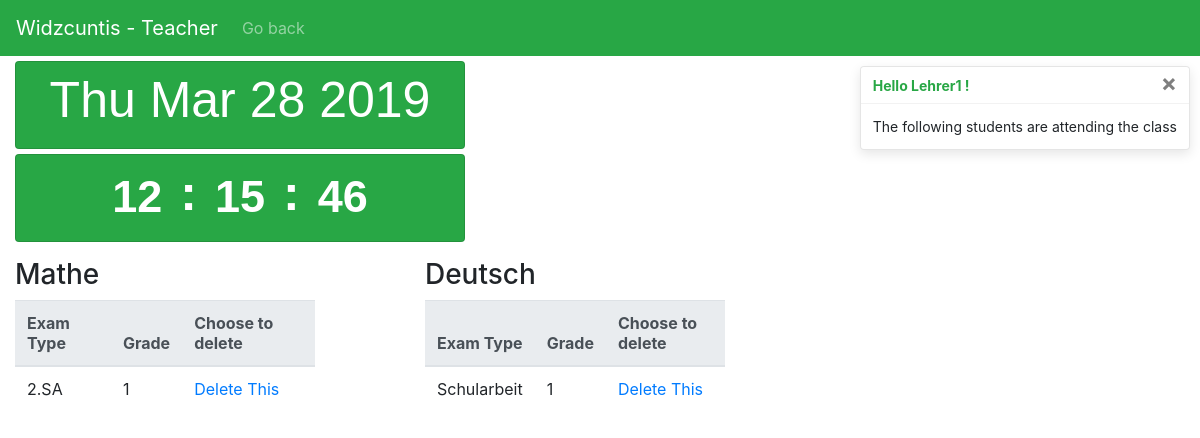
The page /users/home/logged_t/class/student/1 (signed in) on the database its author committed.
### users/models.py (models this page shows)
class CustomUser(AbstractUser):
    def __str__(self):
        return self.last_name

### school/models.py (models this page shows, shortened)
class Exam(models.Model):
    stusu = models.ForeignKey(Stusu, on_delete=models.CASCADE)
    name = models.CharField(max_length=200)
    grade = models.IntegerField(default=0)
    value = models.IntegerField(default=0)

class Stusu(models.Model):
    subject = models.ForeignKey(Subject, on_delete=models.CASCADE)
    student = models.ForeignKey(Student, on_delete=models.CASCADE)

class Subject(models.Model):
    name = models.CharField(max_length=200)

### users/views.py (the view)
# urls.py: path('home/logged_t/class/student/<int:pk>', views.TeacherStudent.as_view(), name='TeacherStudent'),
class TeacherStudent(generic.ListView):
    template_name='teacherstudent.html'
    context_object_name='stuxam_list'
    def get_queryset(self):
        e=[]
        s=[]
        pk=self.kwargs['pk']
        if(self.request.user.is_authenticated):
            user=  self.request.user
        authorized=False
        for i in Clatea.objects.all():
            for j in Student.objects.all():
                if(j.id==pk and i.klasse.id==j.klasse.id and i.teacher.user.id==user.id):
                    authorized=True
        if(authorized==False):
            return s
        for i in Stusu.objects.all():
            if(i.student.id==pk):
                for j in Exam.objects.all():
                    if(j.stusu.id==i.id):
                        e.append(j)
                s.append(e)
                e=[]
        return s

### templates/teacherstudent.html (shortened to what this page needs)
{% extends 'base.html' %}
{% load bootstrap4 %}
{% block content %}
{% if stuxam_list %}
<nav class="navbar navbar-expand-lg navbar-dark bg-success">
    <a class="navbar-brand" href="{% url 'BackHome' %}">Widzcuntis - Teacher</a>
    <div class="collapse navbar-collapse" id="navbarText">
      <ul class="navbar-nav">
        <li class="nav-item">
          <a class="nav-link" href="{% url 'ClassTeacher' stuxam_list.0.0.stusu.student.id %}">Go back</a>
        </li>
      </ul>
    </div>
  </nav>
  <div role="alert" aria-live="assertive" aria-atomic="true" style="position: relative; min-height: 0px;" >
    <div class="toast" data-autohide="false">
        <div class="toast-header">
          <strong class="mr-auto text-success">Hello {{ user.username }} !</strong>
          <button type="button" class="ml-2 mb-1 close" data-dismiss="toast">&times;</button>
        </div>
        <div class="toast-body">
            The following students are attending the class</div>
      </div>
    </div>
  <div class="col-md-3 container">
    <div class="card width=75 bg-success text-white rounded datee">
      <h2 class="card-title text-center">
      <div class="d-flex flex-wrap justify-content-center mt-2">
        <p id="demo" class="datum"></p>
      </div>
    </div>
  <div class="card width=75 bg-success text-white rounded clock">
    <h3 class="card-title text-center">
    <div class="d-flex flex-wrap justify-content-center mt-2">
     <a><span class="badge hours"></span></a> <p class="colon">:</p>
     <a><span class="badge min"></span></a> <p class="colon">:</p>
     <a><span class="badge sec"></span></a>
    </div>
    </h3>
  </div>
  </div>
<div class="row">
{% for stusu in stuxam_list %}
<div class="col-4">
<h3>&nbsp;&nbsp;{{ stusu.0.stusu.subject.name}}</h3>
<table class="table gradetable">
    <thead class="thead-light theaddanger">
      <tr>
        <th scope="col">Exam Type</th>
        <th scope="col">Grade</th>
        <th scope="col">Choose to delete</th>
      </tr>
    </thead>
    <tbody>
        {% for exam in stusu %}
            <tr>
                <td>{{exam.name}}</td>
                <td>{{exam.grade}}</td>
                <td><a href="{% url 'DeleteExam' exam.id %}">Delete This</a></td>
            </tr>
        {% endfor %}
    </tbody>
  </table>
</div>
{% endfor %}
</div>
{% else %}
    <p>There are no entries or you are not authorized.</p>
    <a href="{% url 'BackHome' %}">Go Home</a>
{% endif %}
{% endblock %}

### templates/base.html (style rules this page uses)
body { background: white url("/static/auth3/images/reclaimer.png") no-repeat; }
.cardtitle1,.text-center { font-family: 'Helvetica'; font-size: 60px; }
.gradetable { margin-top: 5px; margin-left:15px; width:300px; }
.colon { font-family: 'Arial'; font-size: 50px; font-weight: bold; }
.container,.datee,.clock { margin: 5px; margin-left: 0px; }
.datum { font-family: 'Arial'; font-size: 50px; }
.datee,.clock { width: 450px; height: 88px; }
.toast { position: absolute; top: 0; right: 0; margin-right: 10px; margin-top: 10px; margin-bottom: 10px; }
p { font-size: 15px; }

### rows shown on the page
CustomUser: username "Lehrer1"
Exam: stusu.name "Mathe", name "2.SA", grade "1"
Exam: stusu.name "Deutsch", name "Schularbeit", grade "1"
